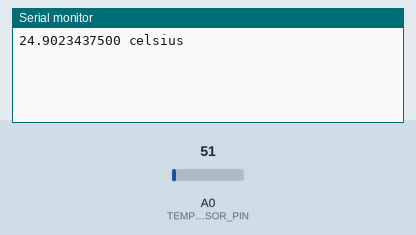
A sketch run on a simulated Arduino Uno, built with avr-gcc and run on an emulated ATmega328P. Shown: the last lines printed to the serial monitor. Inputs (shaded band) come from the test bench; at power-on: A0 (TEMPSENSOR_PIN) = 51.

Above: at 1.2 s.
1.3 s: A0 (TEMPSENSOR_PIN) set to 61
At 2.2 s:
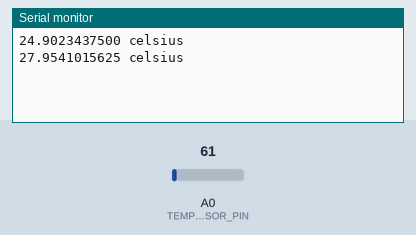
2.8 s: A0 (TEMPSENSOR_PIN) set to 71
At 3.6 s:
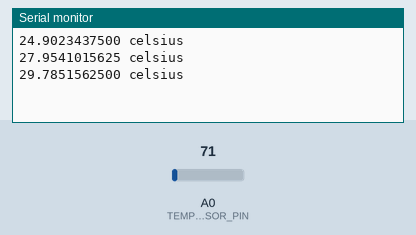
Timing chart, 0 to 5.8 s (numbered marks = the images above; inputs shaded):
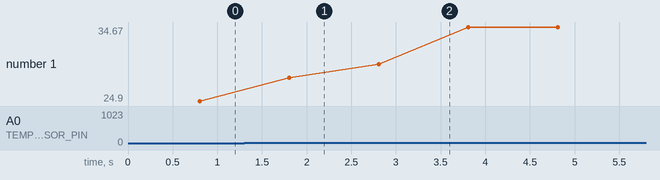

Measured:
- after the input at 1.3 s, the serial monitor: prints a new line after 0.50 s (image 1)
- plotted number 1: 24.9 → 27.95 after the input at 1.3 s, 27.95 → 34.67 after the input at 2.8 s

The sketch:

Sketch8-Temperature.ino
```cpp
#define TEMPSENSOR_PIN 0 // пин, к которому подключен сенсор

void setup()
{
    Serial.begin(9600);
}

void loop()
{
    float tempc = 0;
    for (int i = 0; i <= 7; i++) {
        float temperatureValue = (5.0 * analogRead(TEMPSENSOR_PIN) * 100.0) / 1024.0;
        tempc = tempc + temperatureValue;
        delay(100);
    }

    tempc = tempc / 8.0;

    Serial.print(tempc, DEC);
    Serial.println(" celsius");
    delay(200);
}
```
